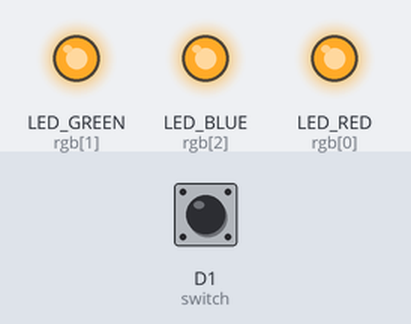
The program below on a simulated CircuitPython board. Shown: output pins drawn as LEDs (lit = HIGH). Dashed ring = blinking. The inputs (shaded band) are chosen by the test bench; at power-on: D1 (switch) HIGH.

Above: at 0.1 s.
1.3 s: D1 (switch) pulled LOW for 3.2 s
At 2.3 s:
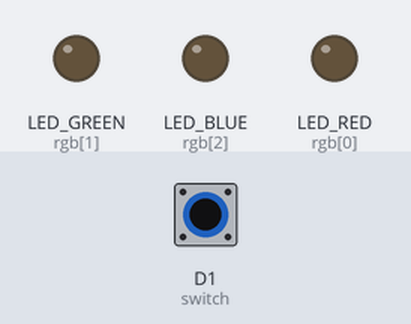
6.0 s: D1 (switch) pulled LOW for 0.25 s
At 6.7 s:
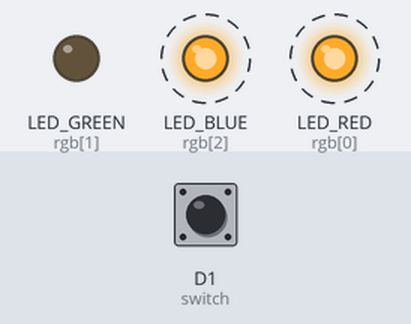
9.2 s: D1 (switch) pulled LOW for 1 s
At 10.3 s:
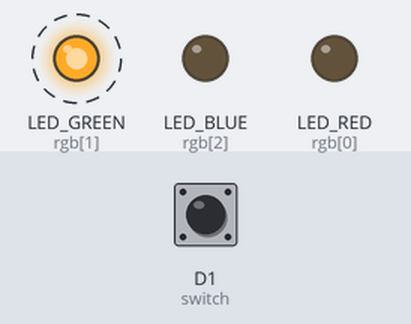
Timing chart, 0 to 18.5 s (numbered marks = the images above; inputs shaded):
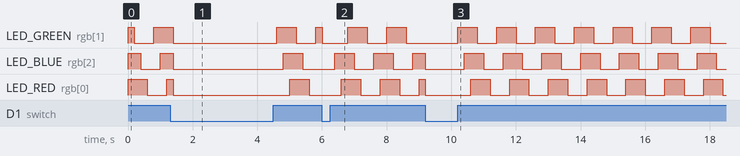

The program:

minileds_and_button.py
```python
import time
import board
from digitalio import DigitalInOut, Direction, Pull

rgb = [DigitalInOut(board.LED_RED),
       DigitalInOut(board.LED_GREEN),
       DigitalInOut(board.LED_BLUE)]

for pin in rgb:
    pin.direction = Direction.OUTPUT
    pin.value = 1

switch = DigitalInOut(board.D1) #Expansion Board User Button
switch.direction = Direction.INPUT
switch.pull = Pull.UP

next_light = 0

while True:
    time.sleep(0.2)
    if switch.value == 0:
        for pin in rgb: pin.value = 0
    else:
        next_light += 1
        if next_light > 2: next_light = 0
        rgb[next_light].value = not rgb[next_light].value
```

Measured:
- by itself, LED_GREEN (rgb[1]): alternates HIGH for 0.60 s and LOW for 0.60 s
- by itself, LED_BLUE (rgb[2]), LED_RED (rgb[0]): repeats every 1.2 s: HIGH 0.60 s, LOW 0.60 s
